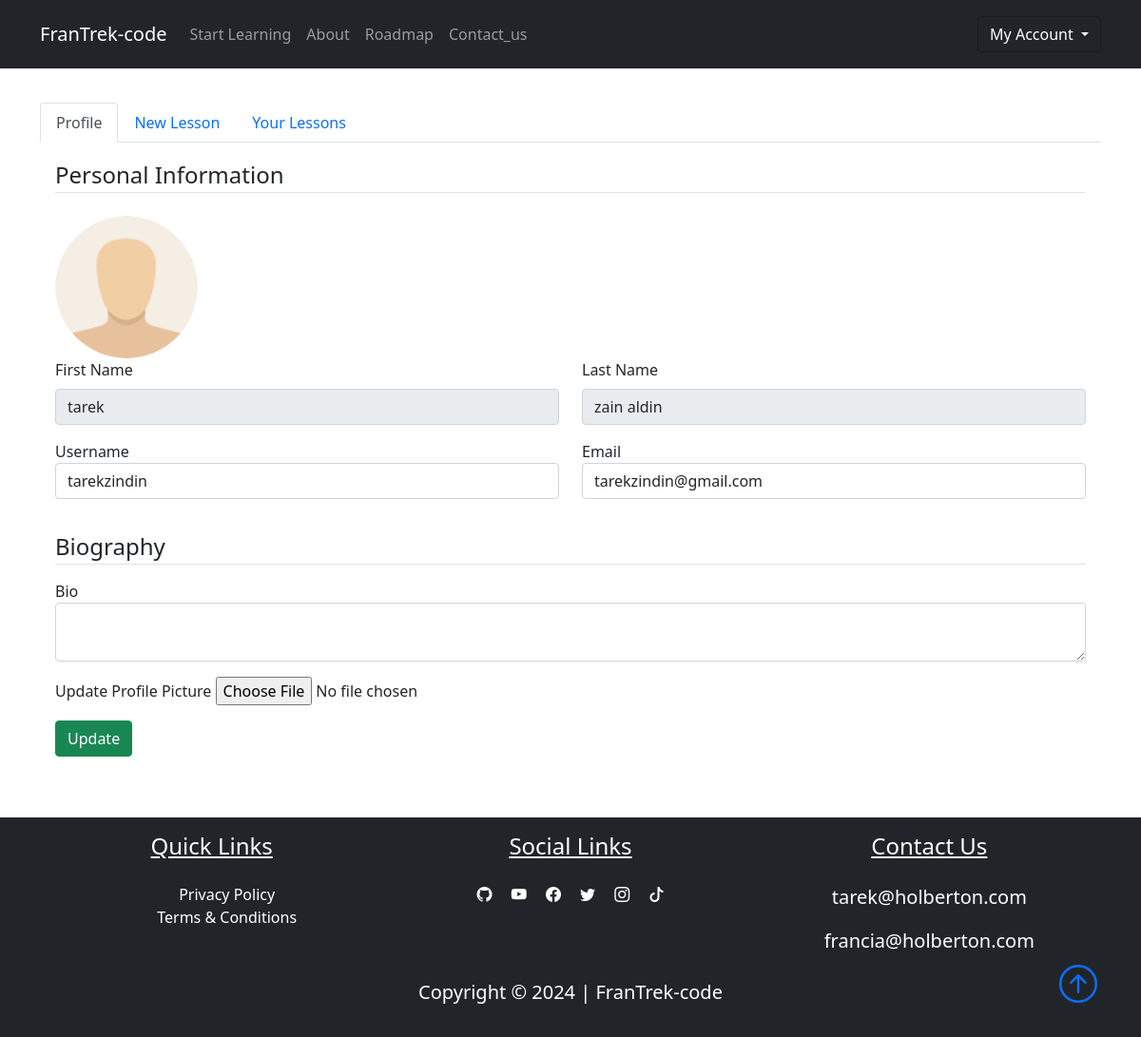
The app's page /dashboard/profile (signed in), older data.
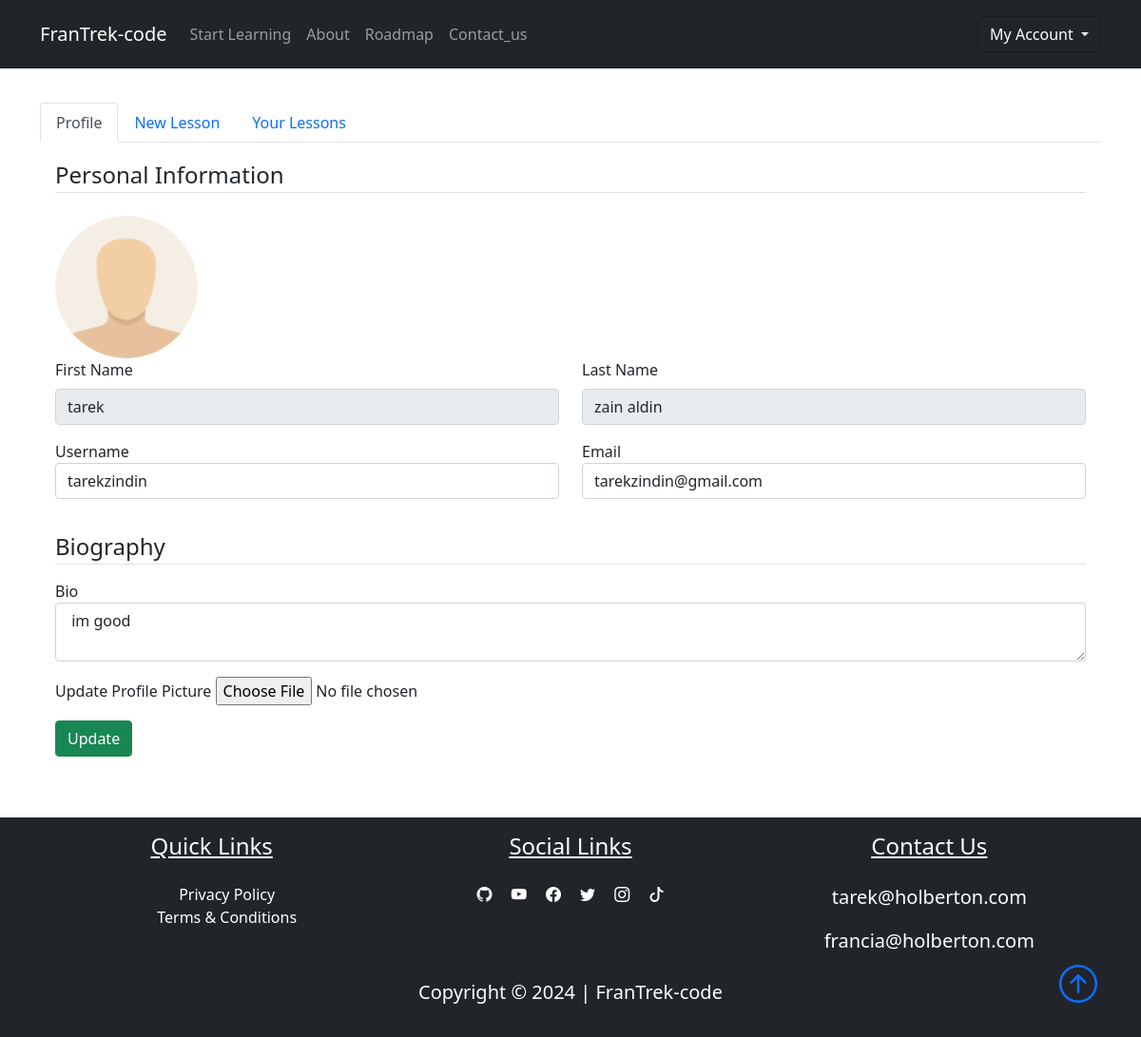
The same page, newer data.
### FranTrek/models.py (models this page shows, shortened)
class User(db.Model, UserMixin):
    id = db.Column(db.Integer, primary_key=True)
    fname = db.Column(db.String(25), nullable=False)
    lname = db.Column(db.String(25), nullable=False)
    username = db.Column(db.String(25), unique=True, nullable=False)
    email = db.Column(db.String(125), unique=True, nullable=False)
    image_file = db.Column(db.String(20), nullable=False, default="default.png")
    bio = db.Column(db.Text, nullable=True)
    password = db.Column(db.String(60), nullable=False)
    lessons = db.relationship("Lesson", backref="author", lazy=True)

### FranTrek/users/routes.py (the view)
@users.route("/dashboard/profile", methods=["GET", "POST"])
@login_required
def profile():
    profile_form = UpdateProfileForm()
    if profile_form.validate_on_submit():
        if profile_form.picture.data:
            picture_file = save_picture(
                profile_form.picture.data, "static/user_pics", output=(150, 150)
            )
            current_user.image_file = picture_file
        current_user.username = profile_form.username.data
        current_user.email = profile_form.email.data
        current_user.bio = profile_form.bio.data
        db.session.commit()
        flash("Your profile has been updated", "success")
        return redirect(url_for("users.profile"))
    elif request.method == "GET":
        profile_form.username.data = current_user.username
        profile_form.email.data = current_user.email
        profile_form.bio.data = current_user.bio
    image_file = url_for("static", filename=f"user_pics/{current_user.image_file}")
    return render_template(
        "profile.html",
        title="Profile",
        profile_form=profile_form,
        image_file=image_file,
        active_tab="profile",
    )

### FranTrek/users/forms.py (shortened to what this page needs)
class UpdateProfileForm(FlaskForm):
    username = StringField(
        "Username", validators=[DataRequired(), Length(min=2, max=25)]
    )
    email = StringField("Email", validators=[DataRequired(), Email()])
    bio = TextAreaField("Bio")
    picture = FileField(
        "Update Profile Picture", validators=[FileAllowed(["jpg", "png"])]
    )
    submit = SubmitField("Update")

### FranTrek/models.py (called while the page is built)
@login_manager.user_loader
def load_user(user_id):
    return User.query.get(int(user_id))

### FranTrek/templates/profile.html (shortened to what this page needs)
{% extends "dashboard.html"%}
{% block profile %}
<div class="{{'tab-pane show active fade p-3' if active_tab=='profile' else 'tab-pane fade p-3'}}" id="nav-profile"
    role="tabpanel" aria-labelledby="nav-profile-tab">
    <form action=" " method="POST" enctype="multipart/form-data">
        <fieldset class='form-group'>
            <legend class='border-bottom mb-4'>Personal Information</legend>
            <img class="rounded-circle user-img" src="{{image_file}}" alt="">
            <div class='form-group'>
                <div class="row mb-3">
                    <div class="col">
                        <label for="fname" class="form-label">First Name</label>
                        <input class="form-control" type="text" value="{{ current_user.fname}}" readonly>
                    </div>
                    <div class="col">
                        <label for="lname" class="form-label">Last Name</label>
                        <input class="form-control" type="text" value="{{ current_user.lname}}" readonly>
                    </div>
                </div>
                <div class="row mb-3">
                    <div class="col">
                        {{ profile_form.username.label(class='form-control-label')}}
                        {% if profile_form.username.errors%}
                        {{ profile_form.username(class='form-control form-control-lg is-invalid')}}
                        <div class="invalid-feedback">
                            {% for error in profile_form.username.errors %}
                            <span>{{error}}</span>
                            {% endfor %}
                        </div>
                        {% else %}
                        {{ profile_form.username(class='form-control form-control')}}
                        {% endif %}
                    </div>
                    <div class="col">
                        {{ profile_form.email.label(class='form-control-label')}}
                        {% if profile_form.email.errors%}
                        {{ profile_form.email(class='form-control form-control-lg is-invalid')}}
                        <div class="invalid-feedback">
                            {% for error in profile_form.email.errors %}
                            <span>{{error}}</span>
                            {% endfor %}
                        </div>
                        {% else %}
                        {{ profile_form.email(class='form-control form-control')}}
                        {% endif %}
                    </div>
                </div>
            </div>
        </fieldset>
        <fieldset>
            <legend class="border-bottom my-3">Biography</legend>
            <div class="form-group">
                <div class="my-3">
                    {{ profile_form.bio.label(class='form-control-label') }}
                    {{ profile_form.bio(class='form-control') }}
                </div>
                <div class="form-group mb-3">
                    {{ profile_form.picture.label}}
                    {{ profile_form.picture(class='form-control-file')}}
                </div>
                <div class="col-12">
                    <button class="btn btn-success" type="submit">Update</button>
                </div>
            </div>
        </fieldset>
    </form>
</div>
{% endblock profile %}

Row changes from the older to the newer data that the page shows:
changed User "tarek": bio (not shown) → "im good"
